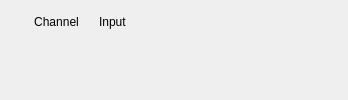
       <widget class="QWidget" name="tab_6">
        <attribute name="title">
         <string>Inputs</string>
        </attribute>
        <layout class="QVBoxLayout" name="verticalLayout_11">
         <property name="leftMargin">
          <number>9</number>
         </property>
         <property name="topMargin">
          <number>9</number>
         </property>
         <property name="rightMargin">
          <number>9</number>
         </property>
         <property name="bottomMargin">
          <number>9</number>
         </property>
         <item>
          <layout class="QVBoxLayout" name="verticalLayout_10">
           <item>
            <widget class="QFrame" name="frame_9">
             <property name="minimumSize">
              <size>
               <width>0</width>
               <height>25</height>
              </size>
             </property>
             <property name="maximumSize">
              <size>
               <width>16777215</width>
               <height>25</height>
              </size>
             </property>
             <property name="frameShape">
              <enum>QFrame::NoFrame</enum>
             </property>
             <property name="frameShadow">
              <enum>QFrame::Raised</enum>
             </property>
             <layout class="QHBoxLayout" name="horizontalLayout_4">
              <property name="spacing">
               <number>1</number>
              </property>
              <property name="leftMargin">
               <number>0</number>
              </property>
              <property name="topMargin">
               <number>0</number>
              </property>
              <property name="rightMargin">
               <number>0</number>
              </property>
              <property name="bottomMargin">
               <number>0</number>
              </property>
              <item>
               <layout class="QHBoxLayout" name="horizontalLayout_2">
                <property name="spacing">
                 <number>5</number>
                </property>
                <item>
                 <spacer name="horizontalSpacer_12">
                  <property name="orientation">
                   <enum>Qt::Horizontal</enum>
                  </property>
                  <property name="sizeType">
                   <enum>QSizePolicy::Fixed</enum>
                  </property>
                  <property name="sizeHint" stdset="0">
                   <size>
                    <width>10</width>
                    <height>20</height>
                   </size>
                  </property>
                 </spacer>
                </item>
                <item>
                 <widget class="QLabel" name="label_52">
                  <property name="minimumSize">
                   <size>
                    <width>75</width>
                    <height>0</height>
                   </size>
                  </property>
                  <property name="maximumSize">
                   <size>
                    <width>75</width>
                    <height>16777215</height>
                   </size>
                  </property>
                  <property name="text">
                   <string>Channel</string>
                  </property>
                  <property name="alignment">
                   <set>Qt::AlignCenter</set>
                  </property>
                 </widget>
                </item>
                <item>
                 <widget class="QLabel" name="label_53">
                  <property name="minimumSize">
                   <size>
                    <width>200</width>
                    <height>0</height>
                   </size>
                  </property>
                  <property name="text">
                   <string>Input</string>
                  </property>
                  <property name="alignment">
                   <set>Qt::AlignLeading|Qt::AlignLeft|Qt::AlignVCenter</set>
                  </property>
                 </widget>
                </item>
                <item>
                 <spacer name="horizontalSpacer_11">
                  <property name="orientation">
                   <enum>Qt::Horizontal</enum>
                  </property>
                  <property name="sizeHint" stdset="0">
                   <size>
                    <width>40</width>
                    <height>20</height>
                   </size>
                  </property>
                 </spacer>
                </item>
               </layout>
              </item>
             </layout>
            </widget>
           </item>
           <item>
            <widget class="PyDMTemplateRepeater" name="PyDMTemplateRepeater">
             <property name="toolTip">
              <string/>
             </property>
             <property name="templateFilename" stdset="0">
              <string>$PYDM/mps/mps_inline_digital.ui</string>
             </property>
             <property name="dataSource" stdset="0">
              <string>$PHYSICS_TOP/mps_configuration/current/display/thresholds/app${AID}_rtm.json</string>
             </property>
            </widget>
           </item>
           <item>
            <spacer name="verticalSpacer_5">
             <property name="orientation">
              <enum>Qt::Vertical</enum>
             </property>
             <property name="sizeHint" stdset="0">
              <size>
               <width>20</width>
               <height>40</height>
              </size>
             </property>
            </spacer>
           </item>
          </layout>
         </item>
        </layout>
       </widget>
